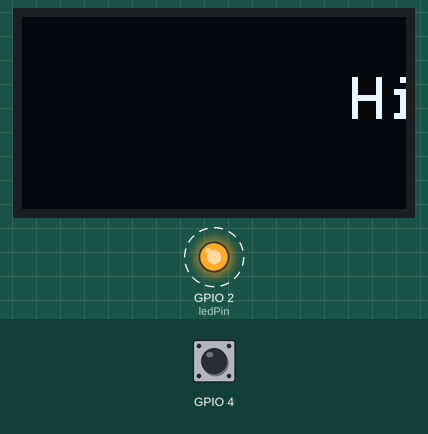
Simulated run of this sketch. Board: ESP32. Shown: 128×64 one-colour display, output pins drawn as LEDs (lit = HIGH). Dashed ring = blinking. Inputs (shaded band) come from the test bench; at power-on: GPIO 4 HIGH.

Above: at 0.53 s.
At 9.83 s:
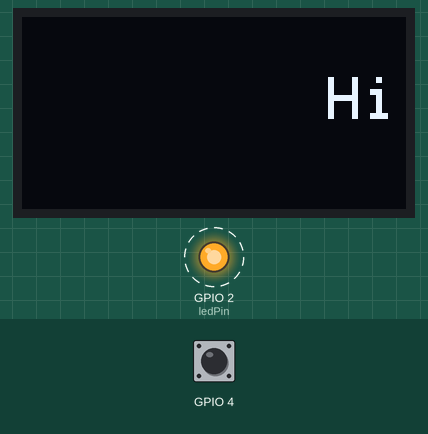
At 20.42 s:
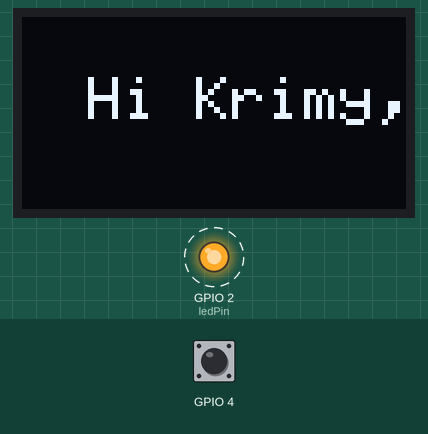
At 39.66 s:
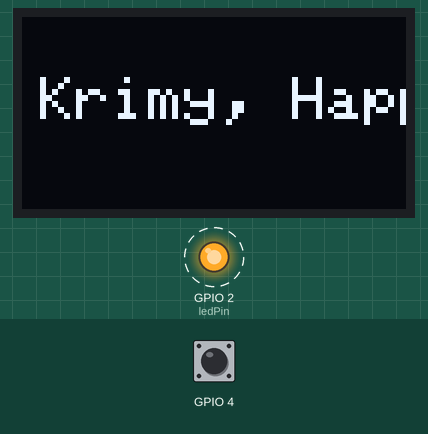
Timing chart, 0 to 40.0 s (numbered marks = the images above):
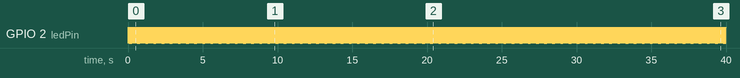

Measured:
- by itself, GPIO 2 (ledPin): alternates HIGH for 0.03 s and LOW for 0.01 s

The sketch:

Oled_Display_with_Scrolling.ino
```cpp
#include <Wire.h>
#include <Adafruit_GFX.h>
#include <Adafruit_SSD1306.h>

#define SCREEN_WIDTH 128
#define SCREEN_HEIGHT 64

Adafruit_SSD1306 display(SCREEN_WIDTH, SCREEN_HEIGHT, &Wire, -1);

// Store your message in a variable
String message = "Hi Krimy, Happy Saraswati Pooja!";
int xPos = SCREEN_WIDTH; // Start position is at the right edge
int ledPin =2;
void setup() {
  pinMode(ledPin, OUTPUT);
  if(!display.begin(SSD1306_SWITCHCAPVCC, 0x3C)) {
    for(;;); // If display fails, stop here
  }

  display.clearDisplay();
  display.setTextSize(2);      // Good size for visibility
  display.setTextColor(SSD1306_WHITE);
  display.setTextWrap(false);  // CRITICAL: Stops the text from breaking into two lines
}

void loop() {

  if (touchRead(T0) < 200)

  {
    digitalWrite(ledPin, HIGH);
     display.clearDisplay();

  // Set the cursor at the moving X position
  display.setCursor(xPos, 20);
  display.print(message);
  display.display();

  // Move the position to the left
  xPos = xPos - 2;

  // Reset position when the message has fully scrolled off the left side
  // At TextSize 2, each character is roughly 12 pixels wide
  if (xPos < (int)(message.length() * -12)) {
    xPos = SCREEN_WIDTH;
  }
  digitalWrite(ledPin, LOW);
  delay(10); // Adjust this to make it scroll faster or slower
}
}
```
